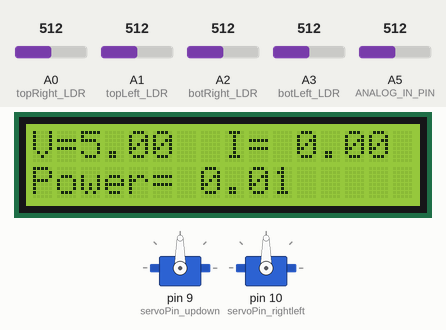
Recording of a sketch running on a simulated Arduino Uno, built with avr-gcc and run on an emulated ATmega328P. Shown: 16×2 character LCD, 2 × servo. The inputs (shaded band) are chosen by the test bench; at power-on: A5 (ANALOG_IN_PIN) = 512, A0 (topRight_LDR) = 512, A1 (topLeft_LDR) = 512, A2 (botRight_LDR) = 512, A3 (botLeft_LDR) = 512.

Above: at 1.2 s.
1.3 s: A5 (ANALOG_IN_PIN) set to 716
At 2.7 s:
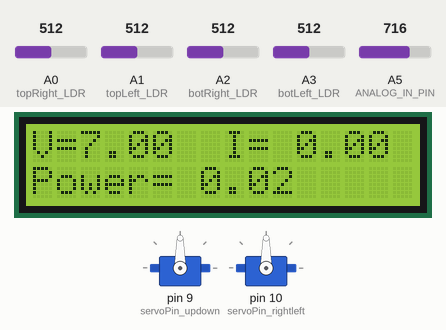
3.5 s: A0 (topRight_LDR) set to 523
5.2 s: A0 (topRight_LDR) set to 544
At 6.4 s:
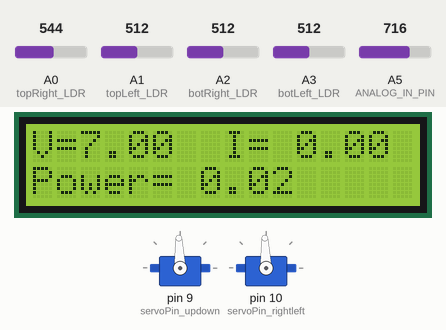
9.4 s: A1 (topLeft_LDR) set to 543
At 11.9 s:
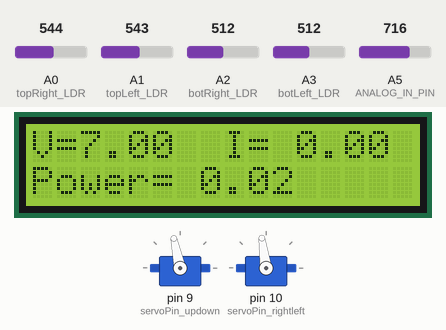
13.6 s: A2 (botRight_LDR) set to 543
At 17.6 s:
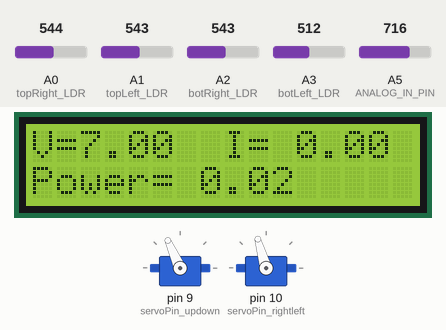
17.8 s: A1 (topLeft_LDR) set to 716
Timing chart, 0 to 32.7 s (numbered marks = the images above; inputs shaded):
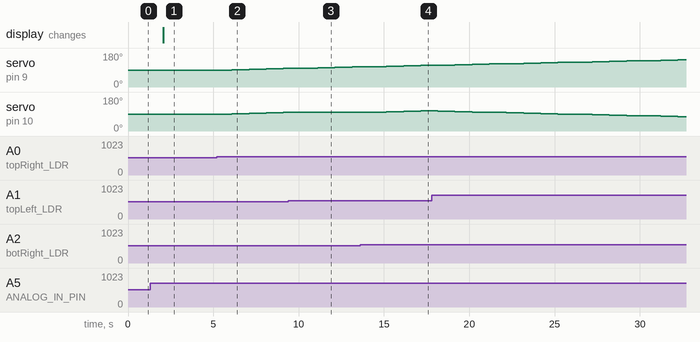

Measured:
- the behaviour switches between 529 and 530 on A2 (botRight_LDR) (found by bisection; images 3 and 4)
- after the input at 1.3 s, the display: changes after 0.78 s (image 1)
- after the input at 3.5 s, every drawn part: stays the same
- after the input at 5.2 s, servo on pin 9 (servoPin_updown), servo on pin 10 (servoPin_rightleft): 90° → 92° after 0.89 s, → 94° 1.0 s later, → 96° 1.0 s later, → 98° 1.0 s later
- after the input at 9.4 s, servo on pin 10 (servoPin_rightleft): stays 98° (without the input it goes to 100° after 0.71 s)
- after the input at 13.6 s, servo on pin 10 (servoPin_rightleft): 98° → 100° after 0.54 s, → 102° 1.0 s later, → 104° 1.0 s later, → 106° 1.0 s later

The sketch:

SolarPanel_DualAxis.ino
```cpp
//Servo motor library
#include <Servo.h>
//Declare two servos
Servo servo_updown;
Servo servo_rightleft;
//declare servo pins
const int servoPin_updown = 9;
const int servoPin_rightleft = 10;

//Liquid Crystal library
#include <LiquidCrystal.h>
const int rs = 12, en = 11, d4 = 5, d5 = 4, d6 = 3, d7 = 2;
LiquidCrystal lcd(rs, en, d4, d5, d6, d7);

#define ANALOG_IN_PIN A5 // analog pin A5 will be connected to a voltage divider to perform power calculations regarding the solar panel

//Initialize variables
int topRight_LDR= 0;              // top right LDR connected to analog pin A0
int topLeft_LDR = 1;              // top left LDR connected to analog pin A1
int botRight_LDR = 2;             // bottom right LDR connected to analog pin A2
int botLeft_LDR = 3;              // bottom light LDR connected to analog pin A3

int topr;                         // to store the value of the top right LDR
int topl;                         // to store the value of the top left LDR
int botr;                         // to store the value of the bottom right LDR
int botl;                         // to store the value of the bottom left LDR
int threshold_value=10;           //to stabalize the system and increase the measurement sensitivity

void setup()
{
  Serial.begin(9600);
  lcd.begin(16, 2);
  servo_updown.attach(servoPin_updown);                //Servo motor up-down movement
  servo_rightleft.attach(servoPin_rightleft);          //Servo motor right-left movement
}

void loop()
{
  // power calculations
    float adcVolt = analogRead(ANALOG_IN_PIN)*5.0/1023;
    float panelVoltage = 2*adcVolt;                // adcVolt=(R2/R1+R2)*panelVoltage but R1=R2=1000 Ohms  => panelVoltage=2*adcVolt)
    float current = panelVoltage/2000;            //  I=panelVoltage/(R1+R2)=> panelVoltage/2000
    float power = panelVoltage*current;          // P = I * V

    lcd.setCursor(0,0);
    lcd.print("V="); lcd.print(panelVoltage);
    lcd.setCursor(8,0);
    lcd.print("I= "); lcd.print(current);
    lcd.setCursor(0,1);
    lcd.print("Power= "); lcd.print(power);
    delay(1000);

    Solartracker();               //solar panel movement function

}

//solar panel movement

void Solartracker(){

     //capturing analog values of each LDR
     topr= analogRead(topRight_LDR);
     topl= analogRead(topLeft_LDR);
     botr= analogRead(botRight_LDR);
     botl= analogRead(botLeft_LDR);

    // calculating average values
     int avgtop = (topr + topl) / 2;     //top LDRs average value
     int avgbot = (botr + botl) / 2;     //bottom LDRs average value
     int avgleft = (topl + botl) / 2;    //left LDRs average value
     int avgright = (topr + botr) / 2;   //right LDRs average value

    //elevation (up-down) and azimuth(left-right) movements calculations
     int diffelev = avgtop - avgbot;
     int diffazi = avgright - avgleft;

    //left-right movement of solar panel

      if (abs(diffazi) >= threshold_value){                           //if absolute value of azimuth difference >= 10(threshold value) solar panel will change its position
       if (diffazi > 0) {                                             // avgright > avgleft ===> solar panel moves to the right
        if (servo_rightleft.read() < 180) {
          servo_rightleft.write((servo_rightleft.read() + 2));
        }
      }
      if (diffazi <  0) {                                            // avgright < avgleft ===> solar panel moves to the left
        if (servo_rightleft.read() > 0) {
          servo_rightleft.write((servo_rightleft.read() - 2));
        }
      }
    }

      //up-down movement of solar tracker

      if (abs(diffelev) >= threshold_value){                         //if absolute value of elevation difference >= 10(threshold value) solar panel will change its position
       if (diffelev > 0) {                                           // avgtop > avgbot ===> solar panel moves upward
        if (servo_updown.read() < 148) {
          servo_updown.write((servo_updown.read() + 2));
        }
      }
      if (diffelev <  0) {                                           // avgtop < avgbot ===> solar panel moves downward
        if (servo_updown.read() > 32) {
          servo_updown.write((servo_updown.read() - 2));
        }
      }
    }
 }
```
